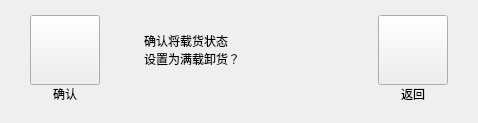
       <widget class="QWidget" name="controlFullunLoadCheckPage">
        <layout class="QHBoxLayout" name="horizontalLayout_24">
         <property name="spacing">
          <number>44</number>
         </property>
         <property name="leftMargin">
          <number>30</number>
         </property>
         <property name="topMargin">
          <number>15</number>
         </property>
         <property name="rightMargin">
          <number>30</number>
         </property>
         <property name="bottomMargin">
          <number>20</number>
         </property>
         <item>
          <layout class="QVBoxLayout" name="verticalLayout_58">
           <property name="spacing">
            <number>0</number>
           </property>
           <item>
            <widget class="QPushButton" name="fullunLoadOkBtn">
             <property name="minimumSize">
              <size>
               <width>70</width>
               <height>70</height>
              </size>
             </property>
             <property name="maximumSize">
              <size>
               <width>70</width>
               <height>70</height>
              </size>
             </property>
             <property name="text">
              <string/>
             </property>
             <property name="autoRepeatDelay">
              <number>500</number>
             </property>
             <property name="autoRepeatInterval">
              <number>200</number>
             </property>
            </widget>
           </item>
           <item>
            <widget class="QLabel" name="fullunLoadOkBtnLabel">
             <property name="text">
              <string>确认</string>
             </property>
             <property name="alignment">
              <set>Qt::AlignCenter</set>
             </property>
            </widget>
           </item>
          </layout>
         </item>
         <item>
          <layout class="QVBoxLayout" name="verticalLayout_56">
           <item>
            <widget class="QLabel" name="halfCheckAlarmLabel">
             <property name="minimumSize">
              <size>
               <width>190</width>
               <height>70</height>
              </size>
             </property>
             <property name="maximumSize">
              <size>
               <width>190</width>
               <height>70</height>
              </size>
             </property>
             <property name="text">
              <string>确认将载货状态
设置为满载卸货？</string>
             </property>
            </widget>
           </item>
           <item>
            <spacer name="verticalSpacer_12">
             <property name="orientation">
              <enum>Qt::Vertical</enum>
             </property>
             <property name="sizeHint" stdset="0">
              <size>
               <width>20</width>
               <height>18</height>
              </size>
             </property>
            </spacer>
           </item>
          </layout>
         </item>
         <item>
          <layout class="QVBoxLayout" name="verticalLayout_57">
           <property name="spacing">
            <number>0</number>
           </property>
           <item>
            <widget class="QPushButton" name="halfBackBtn">
             <property name="minimumSize">
              <size>
               <width>70</width>
               <height>70</height>
              </size>
             </property>
             <property name="maximumSize">
              <size>
               <width>70</width>
               <height>70</height>
              </size>
             </property>
             <property name="text">
              <string/>
             </property>
             <property name="autoRepeatDelay">
              <number>500</number>
             </property>
             <property name="autoRepeatInterval">
              <number>200</number>
             </property>
            </widget>
           </item>
           <item>
            <widget class="QLabel" name="halfBackBtnLabel">
             <property name="text">
              <string>返回</string>
             </property>
             <property name="alignment">
              <set>Qt::AlignCenter</set>
             </property>
            </widget>
           </item>
          </layout>
         </item>
        </layout>
       </widget>
